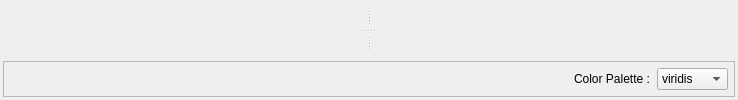
     <widget class="QWidget" name="tbMain">
      <attribute name="title">
       <string>Main</string>
      </attribute>
      <layout class="QVBoxLayout" name="verticalLayout_6">
       <property name="spacing">
        <number>3</number>
       </property>
       <property name="leftMargin">
        <number>3</number>
       </property>
       <property name="topMargin">
        <number>3</number>
       </property>
       <property name="rightMargin">
        <number>3</number>
       </property>
       <property name="bottomMargin">
        <number>3</number>
       </property>
       <item>
        <widget class="QWidget" name="wgtMainTop" native="true">
         <property name="sizePolicy">
          <sizepolicy hsizetype="Preferred" vsizetype="Preferred">
           <horstretch>0</horstretch>
           <verstretch>1</verstretch>
          </sizepolicy>
         </property>
         <layout class="QVBoxLayout" name="verticalLayout_7">
          <property name="leftMargin">
           <number>3</number>
          </property>
          <property name="topMargin">
           <number>3</number>
          </property>
          <property name="rightMargin">
           <number>3</number>
          </property>
          <property name="bottomMargin">
           <number>3</number>
          </property>
          <item>
           <widget class="QSplitter" name="splitter_3">
            <property name="orientation">
             <enum>Qt::Vertical</enum>
            </property>
            <widget class="QWidget" name="wgtTopSplitter" native="true">
             <layout class="QVBoxLayout" name="verticalLayout_9">
              <property name="spacing">
               <number>3</number>
              </property>
              <property name="leftMargin">
               <number>3</number>
              </property>
              <property name="topMargin">
               <number>3</number>
              </property>
              <property name="rightMargin">
               <number>3</number>
              </property>
              <property name="bottomMargin">
               <number>3</number>
              </property>
              <item>
               <widget class="QSplitter" name="splitter">
                <property name="orientation">
                 <enum>Qt::Horizontal</enum>
                </property>
                <widget class="QWidget" name="pltCurrent" native="true">
                 <property name="sizePolicy">
                  <sizepolicy hsizetype="Expanding" vsizetype="Expanding">
                   <horstretch>0</horstretch>
                   <verstretch>0</verstretch>
                  </sizepolicy>
                 </property>
                </widget>
                <widget class="QWidget" name="pltDAC" native="true">
                 <property name="sizePolicy">
                  <sizepolicy hsizetype="Expanding" vsizetype="Expanding">
                   <horstretch>0</horstretch>
                   <verstretch>0</verstretch>
                  </sizepolicy>
                 </property>
                </widget>
               </widget>
              </item>
             </layout>
            </widget>
            <widget class="QWidget" name="wgtBottomSplitter" native="true">
             <layout class="QVBoxLayout" name="verticalLayout_11">
              <property name="spacing">
               <number>3</number>
              </property>
              <property name="leftMargin">
               <number>3</number>
              </property>
              <property name="topMargin">
               <number>3</number>
              </property>
              <property name="rightMargin">
               <number>3</number>
              </property>
              <property name="bottomMargin">
               <number>3</number>
              </property>
              <item>
               <widget class="QSplitter" name="splitter_2">
                <property name="orientation">
                 <enum>Qt::Horizontal</enum>
                </property>
                <widget class="QWidget" name="pltSteps" native="true">
                 <property name="sizePolicy">
                  <sizepolicy hsizetype="Expanding" vsizetype="Expanding">
                   <horstretch>0</horstretch>
                   <verstretch>0</verstretch>
                  </sizepolicy>
                 </property>
                </widget>
                <widget class="QWidget" name="pltVals" native="true">
                 <property name="sizePolicy">
                  <sizepolicy hsizetype="Expanding" vsizetype="Expanding">
                   <horstretch>0</horstretch>
                   <verstretch>0</verstretch>
                  </sizepolicy>
                 </property>
                </widget>
               </widget>
              </item>
             </layout>
            </widget>
           </widget>
          </item>
         </layout>
        </widget>
       </item>
       <item>
        <widget class="QFrame" name="wgtFrameBottom">
         <property name="frameShape">
          <enum>QFrame::StyledPanel</enum>
         </property>
         <property name="frameShadow">
          <enum>QFrame::Raised</enum>
         </property>
         <layout class="QVBoxLayout" name="verticalLayout">
          <property name="spacing">
           <number>3</number>
          </property>
          <property name="leftMargin">
           <number>2</number>
          </property>
          <property name="topMargin">
           <number>3</number>
          </property>
          <property name="rightMargin">
           <number>3</number>
          </property>
          <property name="bottomMargin">
           <number>3</number>
          </property>
          <item>
           <widget class="QWidget" name="wgtAutoLevels" native="true">
            <layout class="QHBoxLayout" name="horizontalLayout_12">
             <property name="spacing">
              <number>3</number>
             </property>
             <property name="leftMargin">
              <number>3</number>
             </property>
             <property name="topMargin">
              <number>3</number>
             </property>
             <property name="rightMargin">
              <number>3</number>
             </property>
             <property name="bottomMargin">
              <number>3</number>
             </property>
             <item>
              <spacer name="horizontalSpacer">
               <property name="orientation">
                <enum>Qt::Horizontal</enum>
               </property>
               <property name="sizeHint" stdset="0">
                <size>
                 <width>565</width>
                 <height>20</height>
                </size>
               </property>
              </spacer>
             </item>
             <item>
              <widget class="QLabel" name="label">
               <property name="text">
                <string>Color Palette : </string>
               </property>
              </widget>
             </item>
             <item>
              <widget class="QComboBox" name="cmbColorPal">
               <item>
                <property name="text">
                 <string>viridis</string>
                </property>
               </item>
               <item>
                <property name="text">
                 <string>inferno</string>
                </property>
               </item>
               <item>
                <property name="text">
                 <string>magma</string>
                </property>
               </item>
               <item>
                <property name="text">
                 <string>plasma</string>
                </property>
               </item>
               <item>
                <property name="text">
                 <string>turbo</string>
                </property>
               </item>
               <item>
                <property name="text">
                 <string>gray</string>
                </property>
               </item>
              </widget>
             </item>
            </layout>
           </widget>
          </item>
         </layout>
        </widget>
       </item>
      </layout>
     </widget>
